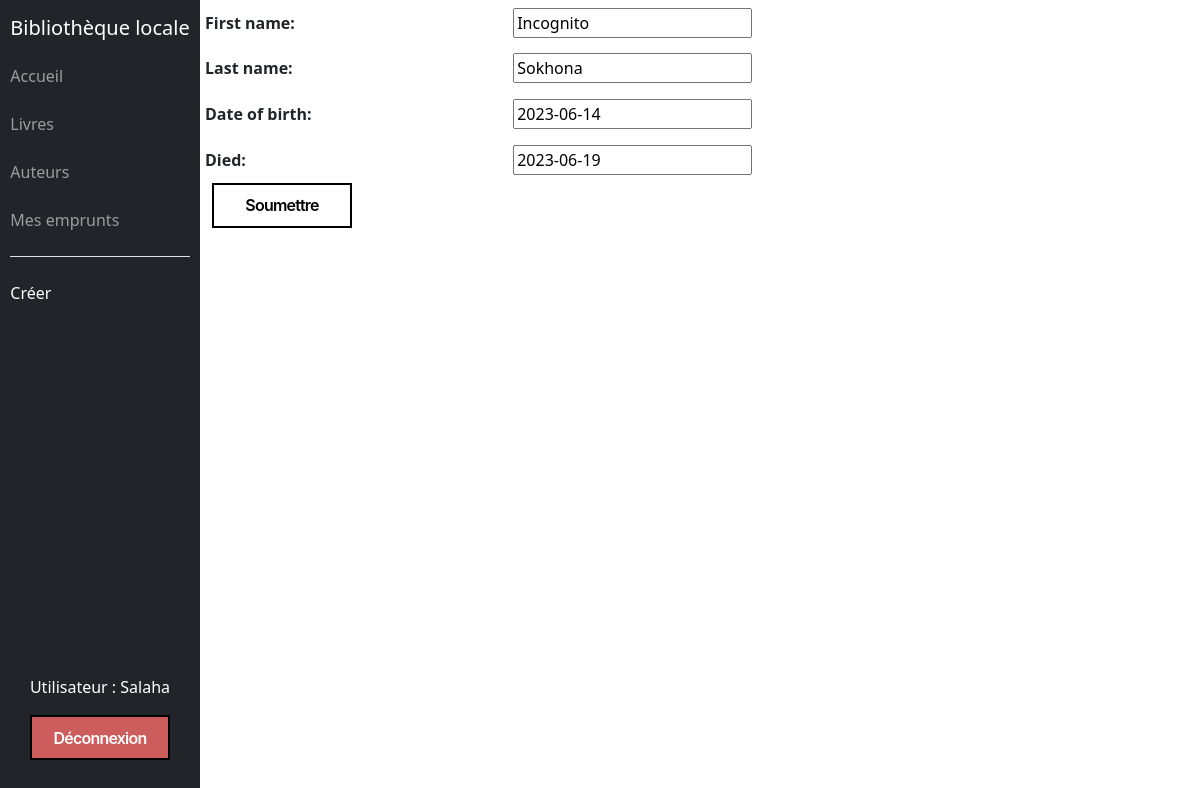
The page /catalog/author/2/update/ (signed in) on the database as committed earlier.
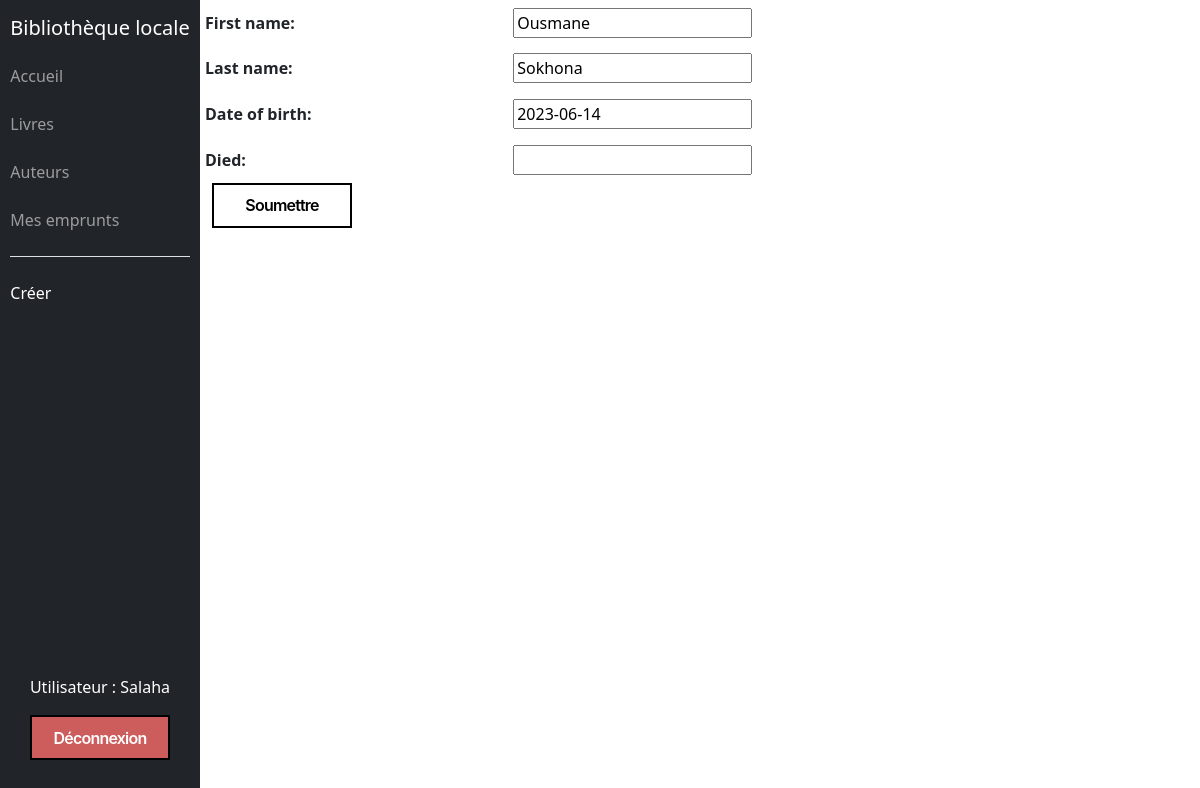
The same page on the database as committed later.
### catalog/models.py (models this page shows, shortened)
class Author(models.Model):
    first_name = models.CharField(max_length=100)
    last_name = models.CharField(max_length=100)
    date_of_birth = models.DateField(null=True, blank=True)
    date_of_death = models.DateField('Died', null=True, blank=True)
    class Meta:
        ordering = ['last_name', 'first_name']

### catalog/views.py (the view)
class AuthorUpdate(PermissionRequiredMixin, UpdateView):
    permission_required = 'catalog.can_change_author'
    model = Author
    fields = ['first_name', 'last_name', 'date_of_birth', 'date_of_death']
    template_name = 'create_update_form.html'

### catalog/templates/create_update_form.html (shortened to what this page needs)
{% extends "base_generic.html" %}
{% block css %}
  {% load static %}
  <link rel="stylesheet" href="{% static 'css/create_update_form.css' %}">
{% endblock %}
{% block content %}
  <form action="" method="post">
    <table>
    {{ form.as_table }}
    </table>
    <input type="submit" class="button" value="Soumettre">
  </form>
{% endblock %}

Rows that differ between the two databases and show on the page:
changed Author "Sokhona": first_name "Incognito" → "Ousmane"; date_of_death "2023-06-19" → (not shown)
